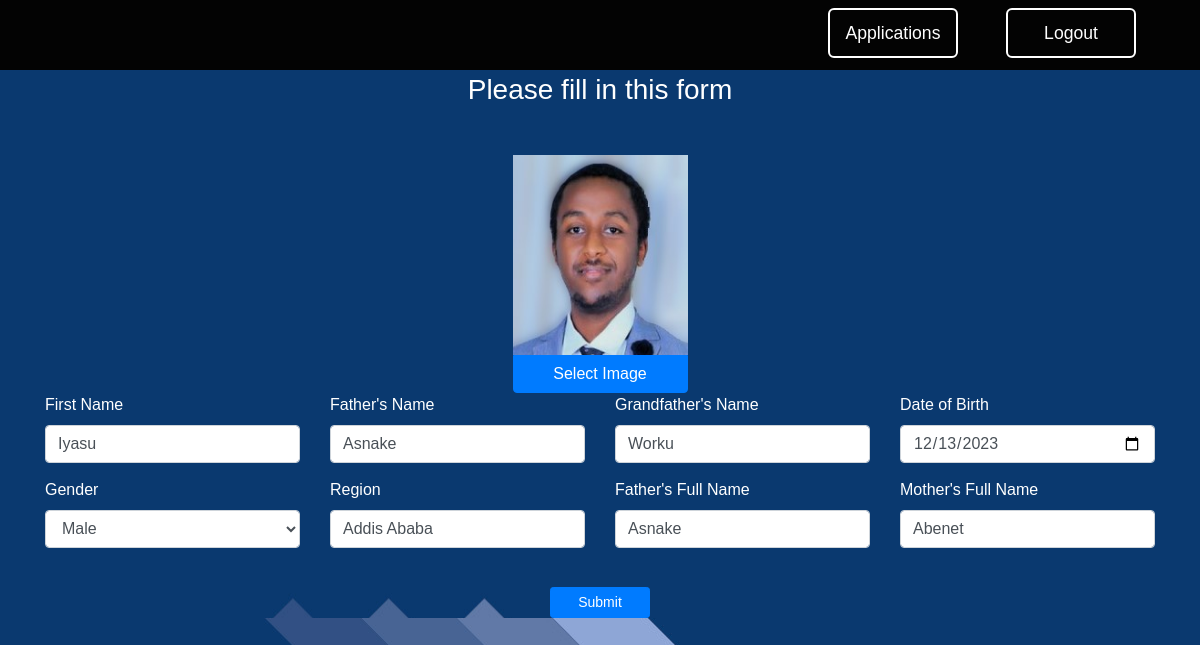
Screenshot of /form/birth_certificate (signed in) with the database file from the repository.
### website/models.py (models this page shows)
class Common():
    firstName = db.Column(db.String(50))
    fatherName = db.Column(db.String(50))
    gfatherName = db.Column(db.String(50))
    birthDay = db.Column(db.Date)
    gender = db.Column(db.String(10))
    region = db.Column(db.String(50))
    photo = db.Column(db.String(100))
    pending = db.Column(db.Enum(PendingStatus), default=PendingStatus.NOT_APPLIED)
    comment = db.Column(db.String(255), default='')

class Birth_certificate(Common, db.Model):
    id = db.Column(db.String(36), primary_key=True, default=lambda: str(uuid.uuid4()))
    fatherfullName = db.Column(db.String(50))
    motherfullName = db.Column(db.String(50))
    user_id = db.Column(db.Integer, db.ForeignKey('user.id'))
    __tablename__ = 'birth_certificate'

### website/views.py (the view, shortened to what this page needs)
@views.route('/form/birth_certificate', methods=['GET', 'POST'])
@login_required
def birth_certificate():
    button_type = request.args.get('button_type')
    form = UploadFileForm()
    photo = None
    birth = Birth_certificate.query.filter_by(user_id=current_user.id).first()
    return render_template("birth_certificate.html", user=current_user, form=form, Birth_certificate=birth, button_type=button_type)

### website/views.py
class UploadFileForm(FlaskForm):
    file = FileField("FILE", validators=[InputRequired()])
    submit = SubmitField("Upload File")

### website/__init__.py (called while the page is built)
def create_app():
    app = Flask(__name__)
    app.config['UPLOAD_FOLDER'] = 'static/uploads'
    app.config['SECRET_KEY'] = 'AB-IYuh' #a better secret key might be needed for real applications
    app.config['SQLALCHEMY_DATABASE_URI'] = f'sqlite:///{DB_NAME}'
    db.init_app(app)
    from .views import views
    from .auth import auth
    app.register_blueprint(views, url_prefix='/')
    app.register_blueprint(auth, url_prefix='/')
    from .models import User, Admin_User
    create_database(app)
    login_manager = LoginManager()
    login_manager.login_view = 'auth.login'
    login_manager.init_app(app)
    @login_manager.user_loader
    def load_user(id):
        user = User.query.get(int(id))
        if user:
            return user
        admin_user = Admin_User.query.get(int(id))
        if admin_user:
            return admin_user
        return None
    return app

### website/templates/birth_certificate.html (shortened to what this page needs)
{% extends "base.html" %} {% block title %}BirthCertificate{% endblock %} {%
block content %}
<link rel="stylesheet" href="/static/style_form.css" />
<div class="container mt-5 mb-5">
  <form
    method="POST"
    enctype="multipart/form-data"
    style="color: white"
    onsubmit="return validateForm()"
  >
    <h3 align="center">Please fill in this form</h3>
    <div class="container mt-5">
      <div class="row text-center">
        <div class="col-lg-4 col-md-6 mx-auto">
          <div class="service-card mx-auto">
            <div class="d-flex align-items-center justify-content-center">
              <img
                id="cardImage"
                class="card-img-top2"
                src="{% if Birth_certificate.photo %}/static/uploads/{{ Birth_certificate.photo.split('/')[-1] }}{% else %}https://via.placeholder.com/300x400{% endif %}"
                alt="Placeholder Image"
              />
            </div>
            <button
              type="button"
              class="btn btn-primary rounded-bottom"
              style="width: 175px;"
              onclick="openFileInput()"
            >
              Select Image
            </button>
          </div>
        </div>
      </div>
    </div>
    <div class="row">
      <div class="col-md-3">
        <div class="form-group">
          <label for="firstName">First Name</label>
          <input
            type="text"
            class="form-control"
            id="firstName"
            name="firstName"
            placeholder="Enter first name"
            value="{{Birth_certificate.firstName if Birth_certificate.firstName}}"
            required
          />
        </div>
      </div>
      <div class="col-md-3">
        <div class="form-group">
          <label for="fatherName">Father's Name</label>
          <input
            type="text"
            class="form-control"
            id="fatherName"
            name="fatherName"
            placeholder="Enter Father's name"
            value="{{Birth_certificate.fatherName if Birth_certificate.fatherName}}"
            required
          />
        </div>
      </div>
      <div class="col-md-3">
        <div class="form-group">
          <label for="gfatherName">Grandfather's Name</label>
          <input
            type="text"
            class="form-control"
            id="gfatherName"
            name="gfatherName"
            placeholder="Enter Grandfather's name"
            value="{{Birth_certificate.gfatherName if Birth_certificate.gfatherName}}"
            required
          />
        </div>
      </div>
      <div class="col-md-3">
        <div class="form-group">
          <label for="birthDay">Date of Birth</label>
          <input
            type="date"
            class="form-control"
            id="birthDay"
            name="birthDay"
            placeholder="Enter Date of Birth"
            value="{{Birth_certificate.birthDay if Birth_certificate.birthDay}}"
            required
          />
        </div>
      </div>
    </div>
    <div class="row">
      <div class="col-md-3">
        <div class="form-group">
          <label for="gender">Gender</label>
          <select class="form-control" id="gender" name="gender" required>
            {% if Birth_certificate.gender %}
            <option value="{{ Birth_certificate.gender }}" selected>
              {{ Birth_certificate.gender }}
            </option>
            {% endif %}
          </select>
        </div>
      </div>
      <div class="col-md-3">
        <div class="form-group">
          <label for="region">Region</label>
          <input
            type="text"
            class="form-control"
            id="region"
            name="region"
            placeholder="Enter Region"
            value="{{Birth_certificate.region if Birth_certificate.region}}"
            required
          />
        </div>
      </div>
      <div class="col-md-3">
        <div class="form-group">
          <label for="fatherfullName">Father's Full Name</label>
          <input
            type="text"
            class="form-control"
            id="fatherfullName"
            name="fatherfullName"
            placeholder="Enter Father's Full Name"
            value="{{Birth_certificate.fatherfullName if Birth_certificate.fatherfullName}}"
            required
          />
        </div>
      </div>
      <div class="col-md-3">
        <div class="form-group">
          <label for="motherfullName">Mother's Full Name</label>
          <input
            type="text"
            class="form-control"
            id="motherfullName"
            name="motherfullName"
            placeholder="Enter Mother's Full Name"
            value="{{Birth_certificate.motherfullName if Birth_certificate.motherfullName}}"
            required
          />
        </div>
      </div>
    </div>
    <br />
    <div class="row justify-content-center">
      <button type="submit" class="btn btn-primary btn-sm" style="width: 100px">
        Submit
      </button>
    </div>
  </form>
</div>
{% endblock %}

### website/static/style.css (style rules this page uses)
* { margin: 0; padding: 0; box-sizing: border-box; font-family: "arial", sans-serif; }
body, html { scroll-behavior: smooth; width: 100%; margin-top: 25px; padding: 0; box-sizing: border-box; font-family: "arial", sans-serif; }

### website/static/style_form.css (style rules this page uses)
body { margin-top: 0px; }
html, body { background: url("assets/Background.jpg") top center; }
.form-group { margin-bottom: 15px; }
.service-card { max-width: 175px; max-height: 400px; }
.card-img-top2 { width: 175px; height: 200px; }
.rounded-bottom { border-radius: 0 0 0.25rem 0.25rem; }

### rows the page displays
Birth_certificate: photo (picture), firstName "Iyasu", fatherName "Asnake", gfatherName "Worku", birthDay "12/13/2023", gender "Male", region "Addis Ababa", fatherfullName "Asnake", motherfullName "Abenet"
